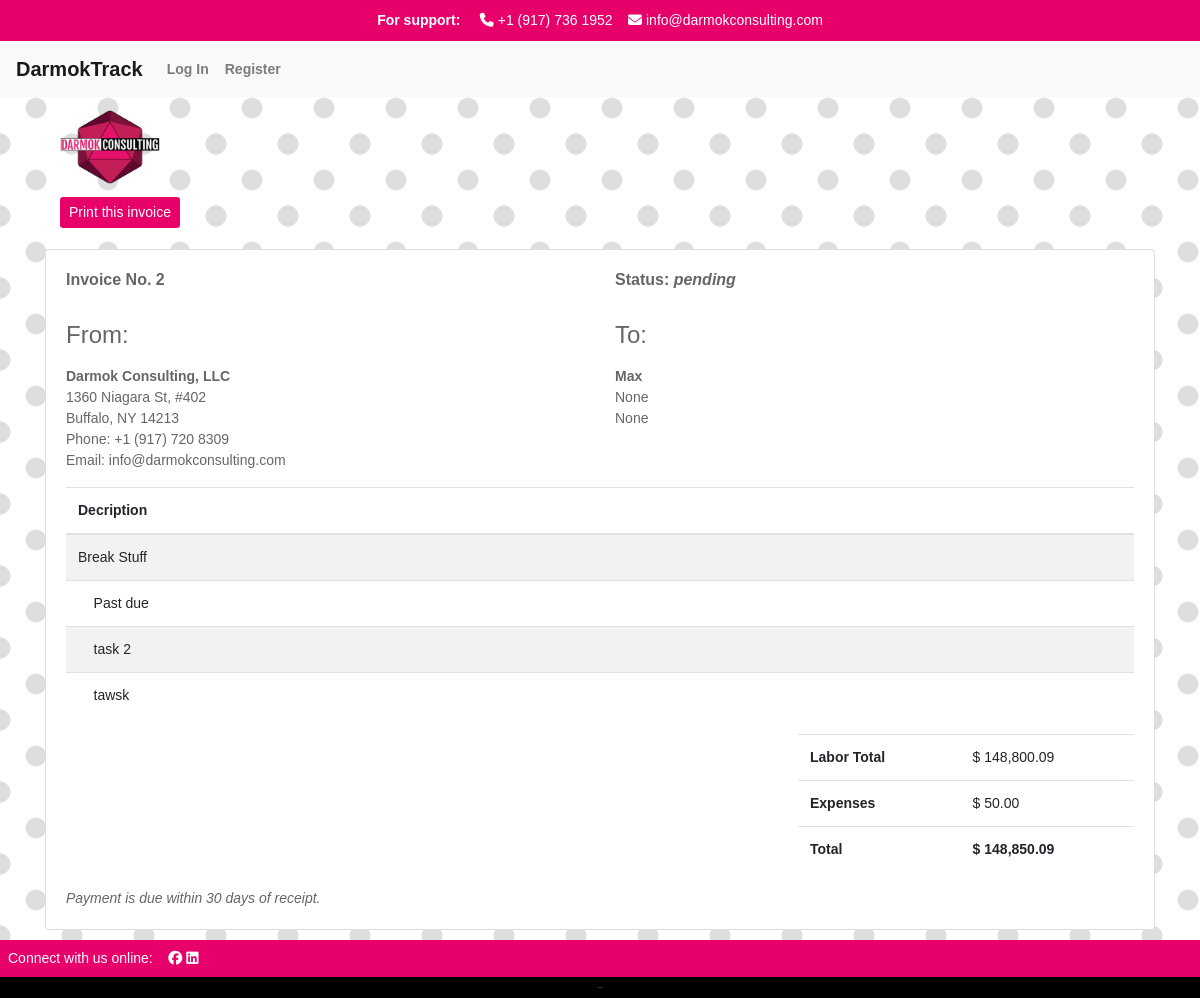
/invoice/2, run on the app's committed database.
### apps/track/models.py (models this page shows, shortened)
class Project(models.Model):
    PENDING = 'pending'
    PAID = 'paid'
    CREDIT_MEMO = 'credit_memo'
    CHOICES_STATUS = {
        (PENDING, 'pending'),
        (PAID, 'paid'),
        (CREDIT_MEMO, 'credit_memo'),
    }
    project_manager = models.ForeignKey(User, related_name='project_manager', on_delete=models.CASCADE)
    name = models.CharField('Project Name', max_length=250)
    start = models.DateTimeField(auto_now_add=True)
    customer = models.CharField(max_length=250)
    customer_address = models.CharField(max_length=250, null=True)
    customer_citystatezip = models.CharField(max_length=250, null=True)
    budget_hours = models.IntegerField(default=0)
    budget_dollars = models.DecimalField(max_digits=10, decimal_places=2, default=0.00)
    is_active = models.BooleanField('Active', default=True)
    projects = models.ForeignKey(User, blank=True, related_name='project_list', on_delete=models.CASCADE)
    time_models = models.ManyToManyField(TimeModel, related_name='projects')
    invoice_status = models.CharField(max_length=25, choices=CHOICES_STATUS, default=PENDING)
    class Meta:
        ordering = ['-start']
    def get_elapsed_time(self):
        elapsed_time = self.timemodel_set.all().aggregate(Sum('elapsed_time'))
        if elapsed_time['elapsed_time__sum'] is None:
            return 0
        elapsed_time_seconds = elapsed_time['elapsed_time__sum']
        elapsed_time_timedelta = timedelta(seconds=elapsed_time_seconds)
        elapsed_time_hours = elapsed_time_timedelta / timedelta(hours=1)
        return elapsed_time_hours

class ProjectTask(models.Model):
    TODO = 'todo'
    COMPLETE = 'complete'
    CANCELED = 'canceled'
    CHOICES_STATUS = {
        (TODO, 'todo'),
        (COMPLETE, 'complete'),
        (CANCELED, 'canceled'),
    }
    project = models.ForeignKey(Project, related_name='tasks', on_delete=models.CASCADE)
    description = models.CharField('Task Description', max_length=250)
    task_owner = models.ForeignKey(User, related_name='task_owner', on_delete=models.CASCADE)
    created = models.DateTimeField(auto_now_add=True)
    status = models.CharField(max_length=25, choices=CHOICES_STATUS, default=TODO)
    due_date = models.DateTimeField(default=default_future)
    class Meta:
        ordering = ['due_date']

### apps/track/views.py (the view)
# urls.py: path('invoice/<int:project_id>', views.invoice, name='invoice'),
def invoice(request, project_id):
    projects = Project.objects.filter(id=project_id)
    project = Project.objects.get(id=project_id)
    elapsed_time = project.get_elapsed_time()
    expenses = Expense.objects.filter(project=project)
    total_expenses = sum([expense.amount for expense in expenses])
    elapsed_time = Decimal(elapsed_time)
    project_total = elapsed_time * 200 + total_expenses
    tasks_complete = ProjectTask.objects.filter(project=project, status=ProjectTask.COMPLETE)
    return render(request, 'track/invoice.html', {
        'projects': projects,
        'elapsed_time': elapsed_time,
        'expenses': expenses,
        'total_expenses': total_expenses,
        'project_total': project_total,
        'tasks_complete': tasks_complete,
        })

### apps/track/templates/track/invoice.html (shortened to what this page needs)
{% extends "track/layout.html" %}
{% load static %}
{% load humanize %}
{% load mathfilters %}
{% block body %}
    {% for project in projects %}
    <div class="container">
        <div class="col-md-12">
            <img class="sm-img" src="{% static "/images/sm logo.png" %}" alt="logo">
            <br>
            <button class="btn btn-darmok btn-sm" onclick="window.print()">Print this invoice</button>
        </div>
        <br>
        <div class="card">
            <div class="card-body">
                <div class="row mb-3">
                    <div class="col-sm-6">
                        <h6 class="mb-3"><strong>Invoice No. {{ project.id }}</strong></h6>
                    </div>
                    <div class="col-sm-6">
                        <h6 class="mb-3"><strong>Status: <em>{{ project.invoice_status }}</em></strong></h6>
                    </div>
                </div>
                <div class="row mb-3">
                    <div class="col-sm-6">
                        <h4 class="mb-3">From:</h4>
                        <div>
                            <strong>Darmok Consulting, LLC</strong>
                        </div>
                        <div>1360 Niagara St, #402</div>
                        <div>Buffalo, NY 14213</div>
                        <div>Phone: +1 (917) 720 8309</div>
                        <div>Email: info@darmokconsulting.com</div>
                    </div>
                    <div class="col-sm-6">
                        <h4 class="mb-3">To:</h4>
                        <div>
                            <strong>{{ project.customer }}</strong>
                        </div>
                        <div>{{ project.customer_address }}</div>
                        <div>{{ project.customer_citystatezip }}</div>
                    </div>
                </div>
                <div class="table-responsible-sm">
                    <table class="table table-striped">
                        <thead>
                            <tr>
                                <th scope="col">Decription</th>
                            </tr>
                        </thead>
                        <tbody>
                            <td>{{ project.name }}</td>
                            {% if tasks_complete %}
                                {% for task in tasks_complete %}
                            <tr>
                                <td>&nbsp;&nbsp;&nbsp;&nbsp;{{ task.description }}</td>
                                {% endfor %}
                            </tr>
                            {% endif %}
                        </tbody>
                    </table>
                </div>
                <div class="row">
                    <div class="col-lg-4 col-sm-5">
                    </div>
                    <div class="col-lg-4 col-sm-5 ml-auto">
                        <table class="table table-clear">
                            <tbody>
                                <tr>
                                    <td class="left">
                                        <strong>Labor Total</strong>
                                    </td>
                                    <td class="right">
                                        $ {{ elapsed_time|mul:200|floatformat:2|intcomma }}
                                    </td>
                                </tr>
                                <tr>
                                    <td class="left">
                                        <strong>Expenses</strong>
                                    </td>
                                    <td class="right">
                                        $ {{ total_expenses|floatformat:2|intcomma }}
                                    </td>
                                </tr>
                                <tr>
                                    <td class="left">
                                        <strong>Total</strong>
                                    </td>
                                    <td class="right">
                                        <strong>$ {{ project_total|floatformat:2|intcomma }}
                                        </strong>
                                    </td>
                                </tr>
                            </tbody>
                        </table>
                    </div>
                </div>
                <em>Payment is due within 30 days of receipt.</em>
            </div>
        </div>
    </div>
{% endfor %}
{% endblock %}

### apps/track/static/styles.css (style rules this page uses)
body { font-family: Helvetica, Arial, Lucida, sans-serif; font-size: 14px; color: #666; background-image: radial-gradient(rgb(222, 222, 222) 19.2%, transparent 21.6%), radial-gradient(rgb(222, 222, 222) 19.2%, transparent 21.6%); background-position: 0px 0px, 36px 36px; background-size: 72px 72px; background-color: rgb(255, 255, 255); }
img { height: auto; max-width: 100%; }
.btn-darmok { color: white !important; background-color: #e7006a !important; }
.card { margin: 0 auto; float: none; margin-bottom: 10px; }
.sm-img { width: 100px; }

### data on the page
Project: id "2", invoice_status "pending", customer "Max", customer_address "None", customer_citystatezip "None", name "Break Stuff", elapsed_time "148,800.09", budget_hours "50.00", project_total "148,850.09"
ProjectTask: description "Past due"
ProjectTask: description "task 2"
ProjectTask: description "tawsk"
